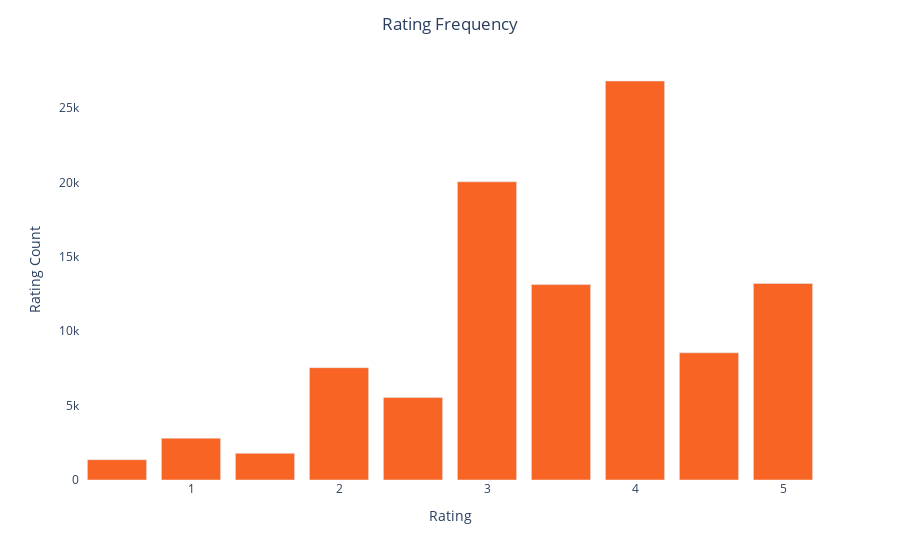

This figure's notebook cell:
### Code cell
#using plotly to plot the top featurescolor=
fig = px.bar(top_ratings, x="rating", y="rating_count")
fig.update_layout(title_text='Rating Frequency',
                  title_x=0.5,
                  xaxis_title="Rating",
                  yaxis_title="Rating Count",
                 plot_bgcolor='white')
fig.update_traces(marker_color = "#f86424")
fig.show()

### Figure 1 — Plotly figure (JSON) as saved in the notebook; plotly's stock layout.template omitted (floating-point values rounded to 4 significant figures)
{"data": [{"alignmentgroup": "True", "hovertemplate": "rating=%{x}<br>rating_count=%{y}<extra></extra>", "legendgroup": "", "marker": {"color": "#f86424"}, "name": "", "offsetgroup": "", "orientation": "v", "showlegend": false, "textposition": "auto", "type": "bar", "x": ["4.0", "3.0", "5.0", "3.5", "4.5", "2.0", "2.5", "1.0", "1.5", "0.5"], "xaxis": "x", "y": [26816, 20044, 13209, 13134, 8551, 7550, 5550, 2811, 1791, 1367], "yaxis": "y"}], "layout": {"barmode": "relative", "legend": {"tracegroupgap": 0}, "margin": {"t": 60}, "plot_bgcolor": "white", "title": {"text": "Rating Frequency", "x": 0.5}, "xaxis": {"anchor": "y", "domain": [0, 1], "title": {"text": "Rating"}}, "yaxis": {"anchor": "x", "domain": [0, 1], "title": {"text": "Rating Count"}}}}
